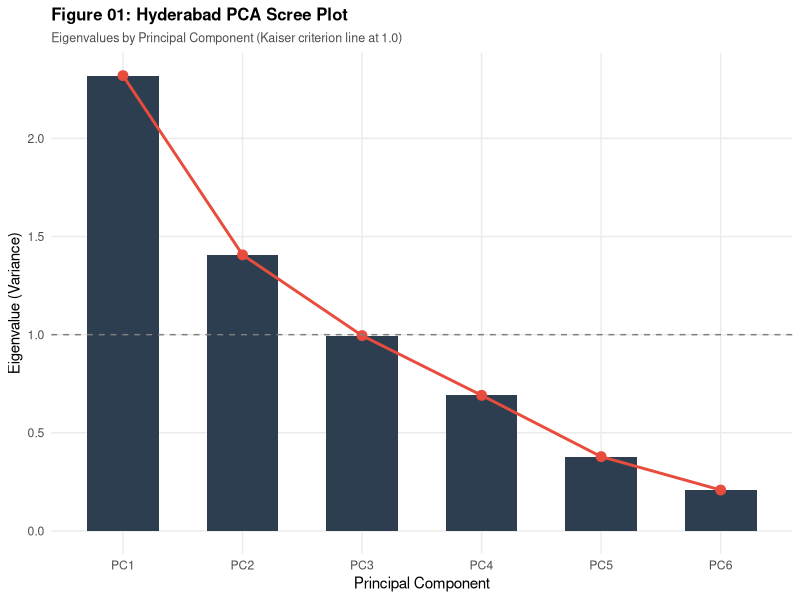
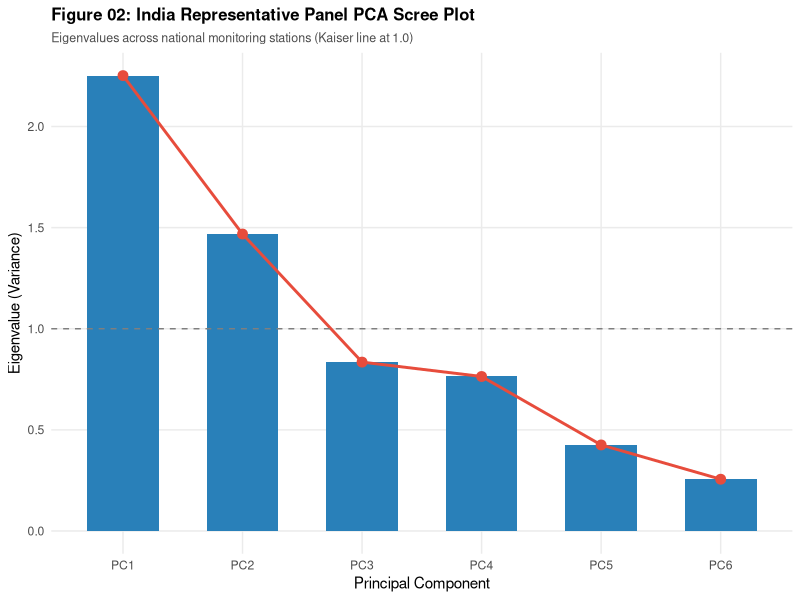
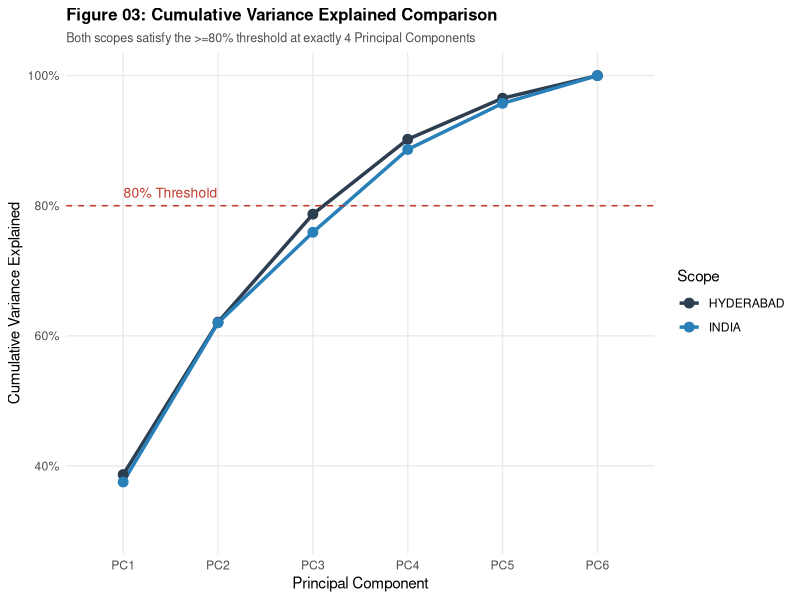
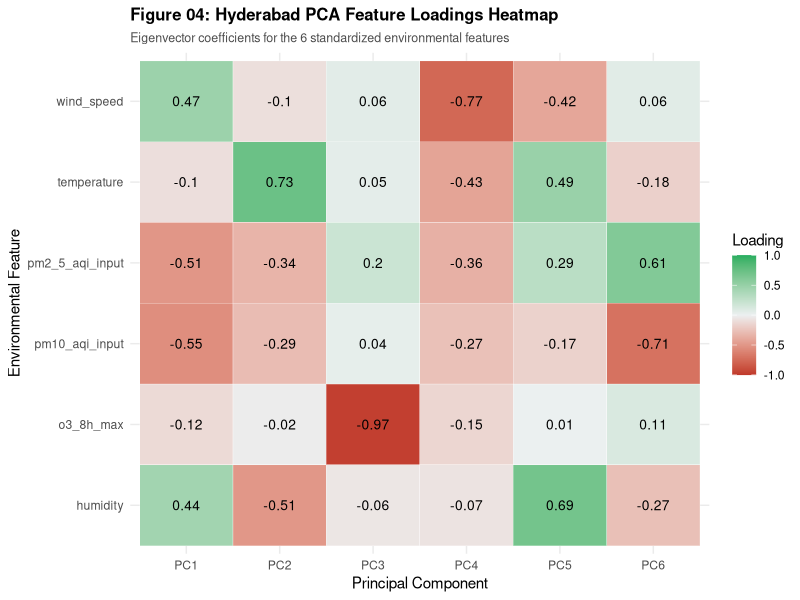
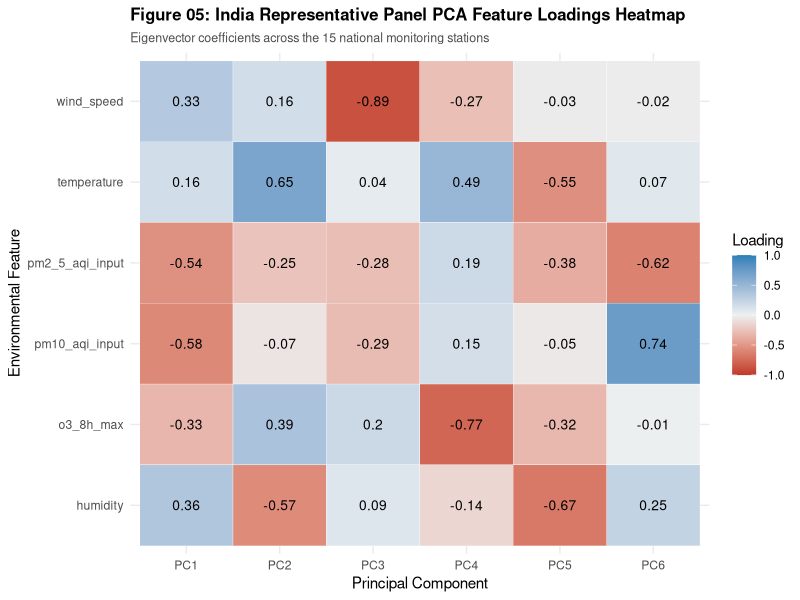
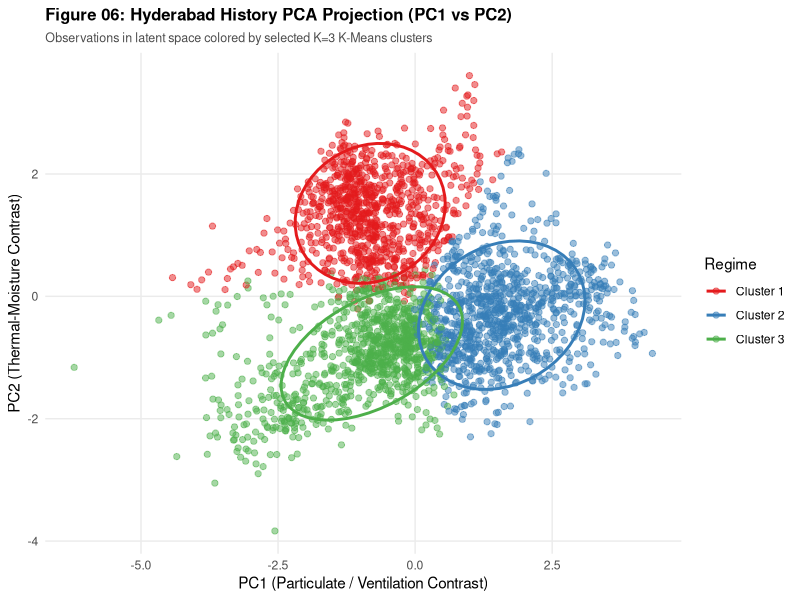
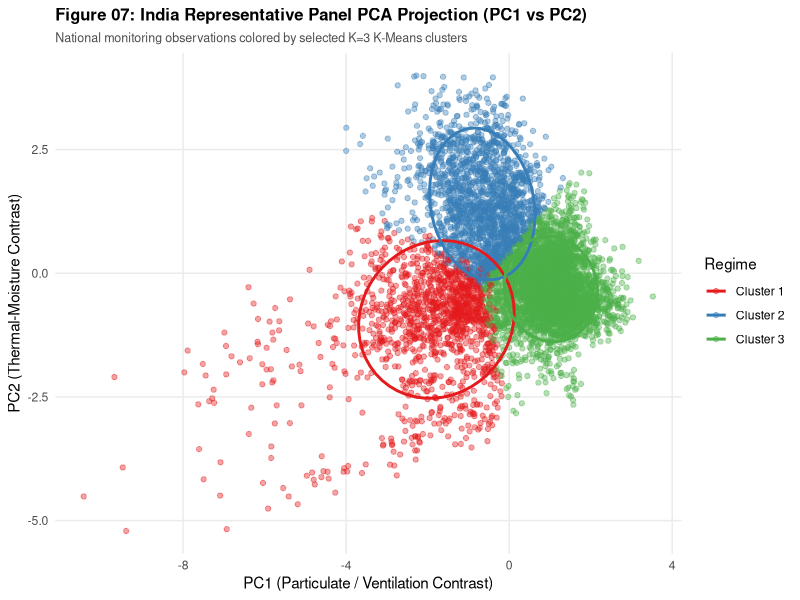
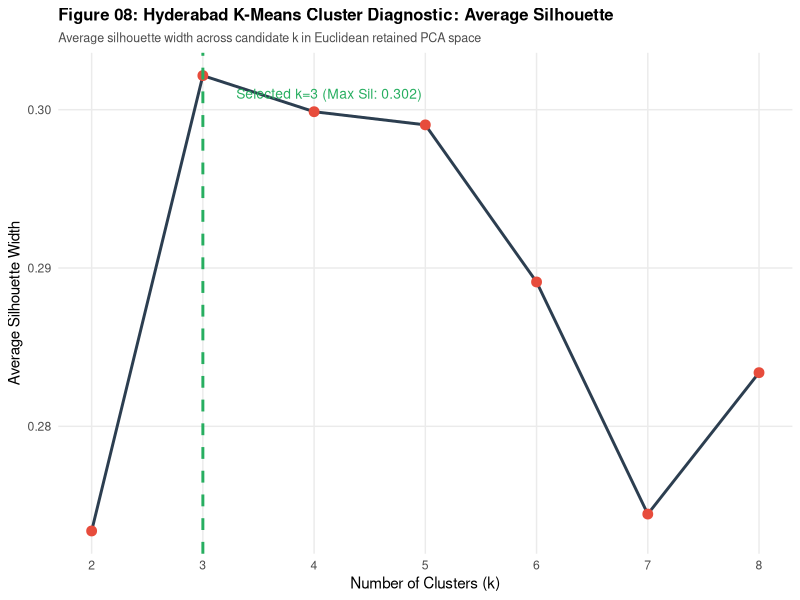

Source code (R) for these figures, in order:
# ==============================================================================
# scripts/18c_phase5A_profiles_figures.R
# Phase 5A: Cluster Profiling, Labeling, Regime Shifts & Publication Figures
# ==============================================================================

suppressPackageStartupMessages({
  library(readr)
  library(dplyr)
  library(tidyr)
  library(tibble)
  library(ggplot2)
})

cat(">>> Running Phase 5A Profiling & Figures Pipeline...\n")

# 1. Load Data
hyd_hist <- read_csv("data/analysis/phase5A/Hyderabad_PCA_History.csv", show_col_types = FALSE)
ind_hist <- read_csv("data/analysis/phase5A/India_PCA_History.csv", show_col_types = FALSE)
hyd_rec  <- read_csv("data/analysis/phase5A/Hyderabad_Recent_Cluster_Assignments.csv", show_col_types = FALSE)
ind_rec  <- read_csv("data/analysis/phase5A/India_Recent_Cluster_Assignments.csv", show_col_types = FALSE)

pca_var  <- read_csv("analysis/phase5A/tables/phase5A_pca_variance_explained.csv", show_col_types = FALSE)
pca_load <- read_csv("analysis/phase5A/tables/phase5A_pca_loadings.csv", show_col_types = FALSE)
pca_sel  <- read_csv("analysis/phase5A/tables/phase5A_pca_selection.csv", show_col_types = FALSE)
k_diag   <- read_csv("analysis/phase5A/tables/phase5A_k_selection_diagnostics.csv", show_col_types = FALSE)
cents_df <- read_csv("analysis/phase5A/tables/phase5A_cluster_centroids_pca.csv", show_col_types = FALSE)

pca_features <- c(
  "pm2_5_aqi_input",
  "pm10_aqi_input",
  "o3_8h_max",
  "temperature",
  "humidity",
  "wind_speed"
)

# 2. Raw-Scale Cluster Profiles (phase5A_cluster_profiles.csv)
scopes_data <- list(
  HYDERABAD = list(hist = hyd_hist, rec = hyd_rec),
  INDIA     = list(hist = ind_hist, rec = ind_rec)
)

profiles_list <- list()
for (scope_name in names(scopes_data)) {
  hdf <- scopes_data[[scope_name]]$hist
  clusters <- sort(unique(hdf$initial_cluster))
  
  for (cl in clusters) {
    cl_df <- hdf %>% filter(initial_cluster == cl)
    n_cl <- nrow(cl_df)
    
    # Quantitative stats for 6 features + aqi_verified
    all_numeric_vars <- c(pca_features, "aqi_verified")
    
    for (v in all_numeric_vars) {
      vals <- cl_df[[v]]
      vals_clean <- vals[!is.na(vals)]
      
      profiles_list[[paste(scope_name, cl, v, sep = "_")]] <- tibble(
        scope = scope_name,
        cluster = cl,
        variable = v,
        n = length(vals_clean),
        mean = mean(vals_clean),
        sd = sd(vals_clean),
        median = median(vals_clean),
        q1 = quantile(vals_clean, 0.25),
        q3 = quantile(vals_clean, 0.75)
      )
    }
  }
}
cluster_profiles_df <- bind_rows(profiles_list)
write_csv(cluster_profiles_df, "analysis/phase5A/tables/phase5A_cluster_profiles.csv")
cat("Saved: phase5A_cluster_profiles.csv\n")

# 3. Descriptive Cluster Labels (phase5A_cluster_labels.csv)
# Based directly on data profiles:
cluster_labels_df <- tribble(
  ~scope, ~cluster, ~descriptive_label, ~profile_basis, ~caution,
  "HYDERABAD", "Cluster 1", "warm-dry-moderate-pollution", "High temperature (mean 30.3 C), low humidity (mean 42.8%), moderate particulate and ozone levels; observed predominantly in summer / pre-monsoon", "Descriptive unsupervised regime; mechanism/source attribution is not identified by PCA/K-Means.",
  "HYDERABAD", "Cluster 2", "humid-windy-lower-pollution", "High humidity (mean 75.6%), elevated wind speed (mean 3.87 m/s), low PM2.5 and PM10 levels; observed predominantly in monsoon", "Descriptive unsupervised regime; mechanism/source attribution is not identified by PCA/K-Means.",
  "HYDERABAD", "Cluster 3", "cool-low-wind-particulate-elevated", "Lower temperature (mean 23.9 C), low wind speed (mean 2.02 m/s), elevated PM2.5 and PM10 levels; observed predominantly in winter", "Descriptive unsupervised regime; mechanism/source attribution is not identified by PCA/K-Means.",
  "INDIA", "Cluster 1", "cool-low-wind-particulate-elevated", "Low temperature (mean 21.5 C), low wind speed (mean 1.80 m/s), elevated PM2.5 (mean 100.4 ug/m3) and PM10 (mean 186.2 ug/m3); observed predominantly in winter", "Descriptive unsupervised regime; mechanism/source attribution is not identified by PCA/K-Means.",
  "INDIA", "Cluster 2", "hot-dry-ozone-pm10-elevated", "High temperature (mean 30.7 C), low humidity (mean 40.9%), elevated O3 (mean 68.3 ug/m3) and PM10 (mean 115.8 ug/m3); observed predominantly in summer / pre-monsoon", "Descriptive unsupervised regime; mechanism/source attribution is not identified by PCA/K-Means.",
  "INDIA", "Cluster 3", "humid-windy-lower-pollution", "High humidity (mean 77.2%), active wind (mean 2.77 m/s), lower particulate and ozone concentrations; observed predominantly in monsoon", "Descriptive unsupervised regime; mechanism/source attribution is not identified by PCA/K-Means."
)
write_csv(cluster_labels_df, "analysis/phase5A/tables/phase5A_cluster_labels.csv")
cat("Saved: phase5A_cluster_labels.csv\n")

# 4. Regime Frequency Comparison: History vs Recent (phase5A_regime_frequency_comparison.csv)
freq_list <- list()
for (scope_name in names(scopes_data)) {
  hdf <- scopes_data[[scope_name]]$hist
  rdf <- scopes_data[[scope_name]]$rec
  
  h_counts <- hdf %>%
    count(initial_cluster, name = "n") %>%
    rename(cluster = initial_cluster) %>%
    mutate(
      scope = scope_name,
      period = "MODELING_HISTORY",
      percentage = round(100 * n / sum(n), 2)
    )
  
  r_counts <- rdf %>%
    count(assigned_cluster, name = "n") %>%
    rename(cluster = assigned_cluster) %>%
    mutate(
      scope = scope_name,
      period = "RECENT_EVALUATION",
      percentage = round(100 * n / sum(n), 2)
    )
  
  # Ensure all clusters are present in both periods
  all_cls <- unique(c(h_counts$cluster, r_counts$cluster))
  h_full <- tibble(cluster = all_cls) %>%
    left_join(h_counts, by = "cluster") %>%
    mutate(scope = scope_name, period = "MODELING_HISTORY", n = coalesce(n, 0L), percentage = coalesce(percentage, 0.0))
  
  r_full <- tibble(cluster = all_cls) %>%
    left_join(r_counts, by = "cluster") %>%
    mutate(scope = scope_name, period = "RECENT_EVALUATION", n = coalesce(n, 0L), percentage = coalesce(percentage, 0.0))
  
  freq_list[[scope_name]] <- bind_rows(h_full, r_full) %>%
    left_join(cluster_labels_df %>% select(scope, cluster, descriptive_label), by = c("scope", "cluster")) %>%
    select(scope, period, cluster, descriptive_label, n, percentage)
}
regime_freq_df <- bind_rows(freq_list)
write_csv(regime_freq_df, "analysis/phase5A/tables/phase5A_regime_frequency_comparison.csv")
cat("Saved: phase5A_regime_frequency_comparison.csv\n")

# 5. Station x Regime Table (phase5A_station_cluster_distribution.csv)
station_dist_list <- list()
for (scope_name in names(scopes_data)) {
  hdf <- scopes_data[[scope_name]]$hist
  rdf <- scopes_data[[scope_name]]$rec
  
  stations <- sort(unique(c(hdf$station_name, rdf$station_name)))
  clusters <- sort(unique(hdf$initial_cluster))
  
  grid <- expand.grid(station_name = stations, cluster = clusters, stringsAsFactors = FALSE)
  
  h_st <- hdf %>%
    count(station_name, initial_cluster, name = "history_n") %>%
    rename(cluster = initial_cluster) %>%
    group_by(station_name) %>%
    mutate(history_pct = round(100 * history_n / sum(history_n), 2)) %>%
    ungroup()
  
  r_st <- rdf %>%
    count(station_name, assigned_cluster, name = "recent_n") %>%
    rename(cluster = assigned_cluster) %>%
    group_by(station_name) %>%
    mutate(recent_pct = round(100 * recent_n / sum(recent_n), 2)) %>%
    ungroup()
  
  st_full <- grid %>%
    left_join(h_st, by = c("station_name", "cluster")) %>%
    left_join(r_st, by = c("station_name", "cluster")) %>%
    mutate(
      scope = scope_name,
      history_n = coalesce(history_n, 0L),
      history_pct = coalesce(history_pct, 0.0),
      recent_n = coalesce(recent_n, 0L),
      recent_pct = coalesce(recent_pct, 0.0)
    ) %>%
    select(scope, station_name, cluster, history_n, history_pct, recent_n, recent_pct)
  
  station_dist_list[[scope_name]] <- st_full
}
station_dist_df <- bind_rows(station_dist_list)
write_csv(station_dist_df, "analysis/phase5A/tables/phase5A_station_cluster_distribution.csv")
cat("Saved: phase5A_station_cluster_distribution.csv\n")

# 6. Season x Regime Table for HISTORY (phase5A_season_cluster_distribution.csv)
season_dist_list <- list()
for (scope_name in names(scopes_data)) {
  hdf <- scopes_data[[scope_name]]$hist
  
  s_df <- hdf %>%
    count(season, initial_cluster, name = "n") %>%
    rename(cluster = initial_cluster) %>%
    group_by(season) %>%
    mutate(
      scope = scope_name,
      pct = round(100 * n / sum(n), 2)
    ) %>%
    ungroup() %>%
    select(scope, season, cluster, n, pct)
  
  season_dist_list[[scope_name]] <- s_df
}
season_dist_df <- bind_rows(season_dist_list)
write_csv(season_dist_df, "analysis/phase5A/tables/phase5A_season_cluster_distribution.csv")
cat("Saved: phase5A_season_cluster_distribution.csv\n")

# ==============================================================================
# 7. GENERATE ALL 20 FIGURES
# ==============================================================================
theme_clean <- theme_minimal(base_size = 11) +
  theme(
    plot.title = element_text(face = "bold", size = 12),
    plot.subtitle = element_text(size = 9, color = "grey30"),
    panel.grid.minor = element_blank()
  )

# Figure 01: Hyderabad Scree Plot
p01 <- ggplot(pca_var %>% filter(scope == "HYDERABAD"), aes(x = factor(PC, levels = paste0("PC", 1:6)), y = eigenvalue)) +
  geom_col(fill = "#2c3e50", width = 0.6) +
  geom_point(color = "#e74c3c", size = 3) +
  geom_line(aes(group = 1), color = "#e74c3c", linewidth = 1) +
  geom_hline(yintercept = 1, linetype = "dashed", color = "grey50") +
  labs(title = "Figure 01: Hyderabad PCA Scree Plot", subtitle = "Eigenvalues by Principal Component (Kaiser criterion line at 1.0)", x = "Principal Component", y = "Eigenvalue (Variance)") +
  theme_clean
ggsave("analysis/phase5A/figures/01_hyderabad_scree_plot.png", p01, width = 7, height = 4.5, dpi = 300)

# Figure 02: India Scree Plot
p02 <- ggplot(pca_var %>% filter(scope == "INDIA"), aes(x = factor(PC, levels = paste0("PC", 1:6)), y = eigenvalue)) +
  geom_col(fill = "#2980b9", width = 0.6) +
  geom_point(color = "#e74c3c", size = 3) +
  geom_line(aes(group = 1), color = "#e74c3c", linewidth = 1) +
  geom_hline(yintercept = 1, linetype = "dashed", color = "grey50") +
  labs(title = "Figure 02: India Representative Panel PCA Scree Plot", subtitle = "Eigenvalues across national monitoring stations (Kaiser line at 1.0)", x = "Principal Component", y = "Eigenvalue (Variance)") +
  theme_clean
ggsave("analysis/phase5A/figures/02_india_scree_plot.png", p02, width = 7, height = 4.5, dpi = 300)

# Figure 03: Cumulative Variance Comparison
p03 <- ggplot(pca_var, aes(x = factor(PC, levels = paste0("PC", 1:6)), y = cumulative_variance, color = scope, group = scope)) +
  geom_line(linewidth = 1.2) +
  geom_point(size = 3) +
  geom_hline(yintercept = 0.80, linetype = "dashed", color = "#c0392b") +
  annotate("text", x = 1.5, y = 0.82, label = "80% Threshold", color = "#c0392b", size = 3.5) +
  scale_y_continuous(labels = scales::percent_format(accuracy = 1), limits = c(0.3, 1.0)) +
  scale_color_manual(values = c("HYDERABAD" = "#2c3e50", "INDIA" = "#2980b9")) +
  labs(title = "Figure 03: Cumulative Variance Explained Comparison", subtitle = "Both scopes satisfy the >=80% threshold at exactly 4 Principal Components", x = "Principal Component", y = "Cumulative Variance Explained", color = "Scope") +
  theme_clean
ggsave("analysis/phase5A/figures/03_cumulative_variance_comparison.png", p03, width = 8, height = 4.5, dpi = 300)

# Figure 04: Hyderabad Loadings Heatmap
p04 <- ggplot(pca_load %>% filter(scope == "HYDERABAD"), aes(x = factor(PC, levels = paste0("PC", 1:6)), y = feature, fill = loading)) +
  geom_tile(color = "white") +
  geom_text(aes(label = round(loading, 2)), size = 3.5) +
  scale_fill_gradient2(low = "#c0392b", mid = "#ecf0f1", high = "#27ae60", midpoint = 0, limits = c(-1, 1)) +
  labs(title = "Figure 04: Hyderabad PCA Feature Loadings Heatmap", subtitle = "Eigenvector coefficients for the 6 standardized environmental features", x = "Principal Component", y = "Environmental Feature", fill = "Loading") +
  theme_clean
ggsave("analysis/phase5A/figures/04_hyderabad_loading_heatmap.png", p04, width = 8, height = 5, dpi = 300)

# Figure 05: India Loadings Heatmap
p05 <- ggplot(pca_load %>% filter(scope == "INDIA"), aes(x = factor(PC, levels = paste0("PC", 1:6)), y = feature, fill = loading)) +
  geom_tile(color = "white") +
  geom_text(aes(label = round(loading, 2)), size = 3.5) +
  scale_fill_gradient2(low = "#c0392b", mid = "#ecf0f1", high = "#2980b9", midpoint = 0, limits = c(-1, 1)) +
  labs(title = "Figure 05: India Representative Panel PCA Feature Loadings Heatmap", subtitle = "Eigenvector coefficients across the 15 national monitoring stations", x = "Principal Component", y = "Environmental Feature", fill = "Loading") +
  theme_clean
ggsave("analysis/phase5A/figures/05_india_loading_heatmap.png", p05, width = 8, height = 5, dpi = 300)

# Figure 06: Hyderabad PC1-PC2 Scores by Cluster
p06 <- ggplot(hyd_hist, aes(x = PC1, y = PC2, color = initial_cluster)) +
  geom_point(alpha = 0.5, size = 1.8) +
  stat_ellipse(level = 0.85, linewidth = 1) +
  scale_color_brewer(palette = "Set1") +
  labs(title = "Figure 06: Hyderabad History PCA Projection (PC1 vs PC2)", subtitle = "Observations in latent space colored by selected K=3 K-Means clusters", x = "PC1 (Particulate / Ventilation Contrast)", y = "PC2 (Thermal-Moisture Contrast)", color = "Regime") +
  theme_clean
ggsave("analysis/phase5A/figures/06_hyderabad_pca_pc1_pc2_by_cluster.png", p06, width = 8, height = 5.5, dpi = 300)

# Figure 07: India PC1-PC2 Scores by Cluster
p07 <- ggplot(ind_hist, aes(x = PC1, y = PC2, color = initial_cluster)) +
  geom_point(alpha = 0.4, size = 1.5) +
  stat_ellipse(level = 0.85, linewidth = 1) +
  scale_color_brewer(palette = "Set1") +
  labs(title = "Figure 07: India Representative Panel PCA Projection (PC1 vs PC2)", subtitle = "National monitoring observations colored by selected K=3 K-Means clusters", x = "PC1 (Particulate / Ventilation Contrast)", y = "PC2 (Thermal-Moisture Contrast)", color = "Regime") +
  theme_clean
ggsave("analysis/phase5A/figures/07_india_pca_pc1_pc2_by_cluster.png", p07, width = 8, height = 5.5, dpi = 300)

# Figure 08: Hyderabad K Selection Silhouette
p08 <- ggplot(k_diag %>% filter(scope == "HYDERABAD"), aes(x = k, y = average_silhouette_width)) +
  geom_line(color = "#2c3e50", linewidth = 1) +
  geom_point(color = "#e74c3c", size = 3) +
  geom_vline(xintercept = 3, linetype = "dashed", color = "#27ae60", linewidth = 1) +
  annotate("text", x = 3.3, y = 0.301, label = "Selected k=3 (Max Sil: 0.302)", color = "#27ae60", hjust = 0, size = 3.5) +
  scale_x_continuous(breaks = 2:8) +
  labs(title = "Figure 08: Hyderabad K-Means Cluster Diagnostic: Average Silhouette", subtitle = "Average silhouette width across candidate k in Euclidean retained PCA space", x = "Number of Clusters (k)", y = "Average Silhouette Width") +
  theme_clean
ggsave("analysis/phase5A/figures/08_hyderabad_k_selection_silhouette.png", p08, width = 7.5, height = 4.5, dpi = 300)

# Figure 09: India K Selection Silhouette
p09 <- ggplot(k_diag %>% filter(scope == "INDIA"), aes(x = k, y = average_silhouette_width, color = is_feasible)) +
  geom_line(aes(group = 1), color = "#2980b9", linewidth = 1) +
  geom_point(size = 3.5) +
  geom_vline(xintercept = 3, linetype = "dashed", color = "#27ae60", linewidth = 1) +
  annotate("text", x = 3.3, y = 0.314, label = "Selected k=3 (Max Feasible Sil: 0.315)", color = "#27ae60", hjust = 0, size = 3.5) +
  scale_x_continuous(breaks = 2:8) +
  scale_color_manual(values = c("TRUE" = "#27ae60", "FALSE" = "#e74c3c")) +
  labs(title = "Figure 09: India K-Means Cluster Diagnostic: Average Silhouette", subtitle = "Candidate k evaluated; k >= 6 disqualified by < 2% cluster size constraint", x = "Number of Clusters (k)", y = "Average Silhouette Width", color = "Size Feasible") +
  theme_clean
ggsave("analysis/phase5A/figures/09_india_k_selection_silhouette.png", p09, width = 8, height = 4.5, dpi = 300)

# Figure 10: WSS / Elbow Comparison
p10 <- ggplot(k_diag, aes(x = k, y = total_withinss, color = scope, group = scope)) +
  geom_line(linewidth = 1) +
  geom_point(size = 3) +
  scale_x_continuous(breaks = 2:8) +
  scale_color_manual(values = c("HYDERABAD" = "#2c3e50", "INDIA" = "#2980b9")) +
  labs(title = "Figure 10: K-Means Elbow Curve (Total Within-Cluster Sum of Squares)", subtitle = "Diminishing marginal within-cluster variance reduction beyond k=3", x = "Number of Clusters (k)", y = "Total Within-Cluster SS", color = "Scope") +
  theme_clean
ggsave("analysis/phase5A/figures/10_wss_elbow_comparison.png", p10, width = 8, height = 4.5, dpi = 300)

# Figure 11: Hyderabad Cluster Profile Heatmap
hyd_prof_z <- hyd_hist %>%
  group_by(initial_cluster) %>%
  summarise(across(all_of(pca_features), mean)) %>%
  pivot_longer(cols = -initial_cluster, names_to = "feature", values_to = "raw_mean") %>%
  group_by(feature) %>%
  mutate(std_mean = (raw_mean - mean(raw_mean)) / sd(raw_mean)) %>%
  ungroup()

p11 <- ggplot(hyd_prof_z, aes(x = initial_cluster, y = feature, fill = std_mean)) +
  geom_tile(color = "white") +
  geom_text(aes(label = round(raw_mean, 1)), size = 3.5) +
  scale_fill_gradient2(low = "#2980b9", mid = "#f5f6fa", high = "#c0392b", midpoint = 0) +
  labs(title = "Figure 11: Hyderabad Cluster Mean Profiles (Raw Units with Z-Shading)", subtitle = "Numbers display raw unstandardized means; cell color indicates relative cross-cluster elevation", x = "Cluster Regime", y = "Environmental Variable", fill = "Z-Score Relative") +
  theme_clean
ggsave("analysis/phase5A/figures/11_hyderabad_cluster_profile_heatmap.png", p11, width = 8, height = 5, dpi = 300)

# Figure 12: India Cluster Profile Heatmap
ind_prof_z <- ind_hist %>%
  group_by(initial_cluster) %>%
  summarise(across(all_of(pca_features), mean)) %>%
  pivot_longer(cols = -initial_cluster, names_to = "feature", values_to = "raw_mean") %>%
  group_by(feature) %>%
  mutate(std_mean = (raw_mean - mean(raw_mean)) / sd(raw_mean)) %>%
  ungroup()

p12 <- ggplot(ind_prof_z, aes(x = initial_cluster, y = feature, fill = std_mean)) +
  geom_tile(color = "white") +
  geom_text(aes(label = round(raw_mean, 1)), size = 3.5) +
  scale_fill_gradient2(low = "#2980b9", mid = "#f5f6fa", high = "#c0392b", midpoint = 0) +
  labs(title = "Figure 12: India Panel Cluster Mean Profiles (Raw Units with Z-Shading)", subtitle = "Raw unstandardized averages across the 3 national clusters", x = "Cluster Regime", y = "Environmental Variable", fill = "Z-Score Relative") +
  theme_clean
ggsave("analysis/phase5A/figures/12_india_cluster_profile_heatmap.png", p12, width = 8, height = 5, dpi = 300)

# Figure 13: Hyderabad Regime Frequency History vs Recent
p13 <- ggplot(regime_freq_df %>% filter(scope == "HYDERABAD"), aes(x = cluster, y = percentage, fill = period)) +
  geom_col(position = position_dodge(width = 0.8), width = 0.7) +
  scale_fill_manual(values = c("MODELING_HISTORY" = "#34495e", "RECENT_EVALUATION" = "#e67e22")) +
  scale_y_continuous(labels = scales::percent_format(scale = 1)) +
  labs(title = "Figure 13: Hyderabad Regime Frequency Shift (History vs September)", subtitle = "Recent September observations show higher proportion of Cluster 2 (humid-windy-lower-pollution)", x = "Cluster Regime", y = "Percentage of Complete Days", fill = "Period") +
  theme_clean
ggsave("analysis/phase5A/figures/13_hyderabad_regime_frequency_history_vs_recent.png", p13, width = 8, height = 4.5, dpi = 300)

# Figure 14: India Regime Frequency History vs Recent
p14 <- ggplot(regime_freq_df %>% filter(scope == "INDIA"), aes(x = cluster, y = percentage, fill = period)) +
  geom_col(position = position_dodge(width = 0.8), width = 0.7) +
  scale_fill_manual(values = c("MODELING_HISTORY" = "#2980b9", "RECENT_EVALUATION" = "#e67e22")) +
  scale_y_continuous(labels = scales::percent_format(scale = 1)) +
  labs(title = "Figure 14: India Panel Regime Frequency Shift (History vs September)", subtitle = "Recent September observations show higher proportion of Cluster 3 (humid-windy-lower-pollution)", x = "Cluster Regime", y = "Percentage of Complete Days", fill = "Period") +
  theme_clean
ggsave("analysis/phase5A/figures/14_india_regime_frequency_history_vs_recent.png", p14, width = 8, height = 4.5, dpi = 300)

# Figure 15: Station-Regime Heatmap Hyderabad (History)
p15 <- ggplot(station_dist_df %>% filter(scope == "HYDERABAD"), aes(x = cluster, y = station_name, fill = history_pct)) +
  geom_tile(color = "white") +
  geom_text(aes(label = paste0(round(history_pct, 1), "%")), size = 3) +
  scale_fill_gradient(low = "#ecf0f1", high = "#2c3e50") +
  labs(title = "Figure 15: Hyderabad Station-Level Regime Distribution (History)", subtitle = "Proportion of complete historical monitoring days spent in each cluster", x = "Cluster Regime", y = "Monitoring Station", fill = "History %") +
  theme_clean
ggsave("analysis/phase5A/figures/15_station_regime_heatmap_hyderabad.png", p15, width = 8.5, height = 5.5, dpi = 300)

# Figure 16: Station-Regime Heatmap India (History)
p16 <- ggplot(station_dist_df %>% filter(scope == "INDIA"), aes(x = cluster, y = station_name, fill = history_pct)) +
  geom_tile(color = "white") +
  geom_text(aes(label = paste0(round(history_pct, 1), "%")), size = 2.8) +
  scale_fill_gradient(low = "#ecf0f1", high = "#2980b9") +
  labs(title = "Figure 16: India Panel Station-Level Regime Distribution (History)", subtitle = "Distribution of historical days across the 15 national monitoring stations", x = "Cluster Regime", y = "Representative Station", fill = "History %") +
  theme_clean
ggsave("analysis/phase5A/figures/16_station_regime_heatmap_india.png", p16, width = 9.5, height = 7, dpi = 300)

# Figure 17: Season-Regime Distribution
p17 <- ggplot(season_dist_df, aes(x = season, y = pct, fill = cluster)) +
  geom_col(position = "fill", width = 0.7) +
  facet_wrap(~scope) +
  scale_y_continuous(labels = scales::percent_format()) +
  scale_fill_brewer(palette = "Set2") +
  labs(title = "Figure 17: Historical Season-Regime Breakdown", subtitle = "Proportion of seasonal observations assigned to each discovered regime", x = "Season", y = "Proportion of Season Days", fill = "Cluster") +
  theme_clean +
  theme(axis.text.x = element_text(angle = 25, hjust = 1))
ggsave("analysis/phase5A/figures/17_season_regime_distribution.png", p17, width = 9, height = 5, dpi = 300)

# Figure 18: Recent Centroid-Distance Percentile Distribution
dist_df <- bind_rows(
  hyd_rec %>% mutate(scope = "HYDERABAD"),
  ind_rec %>% mutate(scope = "INDIA")
)
p18 <- ggplot(dist_df, aes(x = centroid_distance_percentile, fill = scope)) +
  geom_histogram(bins = 20, color = "white", position = "dodge", alpha = 0.8) +
  geom_vline(xintercept = 0.5, linetype = "dashed", color = "grey40") +
  scale_fill_manual(values = c("HYDERABAD" = "#2c3e50", "INDIA" = "#2980b9")) +
  labs(title = "Figure 18: September Centroid-Distance Percentile Distribution", subtitle = "Distance of recent observations to frozen history centroids relative to history empirical distribution", x = "Centroid Distance Percentile [0, 1]", y = "Count of Observations", fill = "Scope") +
  theme_clean
ggsave("analysis/phase5A/figures/18_recent_centroid_distance_distribution.png", p18, width = 8, height = 4.5, dpi = 300)

# Figure 19: Selected Cluster Sizes
cl_sizes_df <- bind_rows(
  hyd_hist %>% count(initial_cluster, name = "size") %>% mutate(scope = "HYDERABAD", total = nrow(hyd_hist)),
  ind_hist %>% count(initial_cluster, name = "size") %>% mutate(scope = "INDIA", total = nrow(ind_hist))
) %>%
  mutate(pct = round(100 * size / total, 1))

p19 <- ggplot(cl_sizes_df, aes(x = initial_cluster, y = size, fill = scope)) +
  geom_col(position = position_dodge(width = 0.8), width = 0.7) +
  geom_text(aes(label = paste0(size, "\n(", pct, "%)")), position = position_dodge(width = 0.8), vjust = -0.3, size = 3.2) +
  scale_fill_manual(values = c("HYDERABAD" = "#2c3e50", "INDIA" = "#2980b9")) +
  labs(title = "Figure 19: Selected K-Means Cluster Sizes (History Complete Cases)", subtitle = "All clusters satisfy >= 2% and >= 30 observations constraints", x = "Cluster Regime", y = "Number of Station-Days", fill = "Scope") +
  scale_y_continuous(expand = expansion(mult = c(0, 0.15))) +
  theme_clean
ggsave("analysis/phase5A/figures/19_selected_cluster_sizes.png", p19, width = 8, height = 4.5, dpi = 300)

# Figure 20: PCA Contribution Summary (Squared Loadings / Cos2)
load_contrib <- pca_load %>%
  mutate(contrib = loading^2) %>%
  filter(PC %in% paste0("PC", 1:4))

p20 <- ggplot(load_contrib, aes(x = PC, y = contrib, fill = feature)) +
  geom_col(position = "fill", width = 0.7) +
  facet_wrap(~scope) +
  scale_y_continuous(labels = scales::percent_format()) +
  scale_fill_brewer(palette = "Spectral") +
  labs(title = "Figure 20: PCA Feature Relative Variance Contribution (Loadings^2)", subtitle = "Proportional contribution of environmental features to the 4 retained PCs", x = "Principal Component", y = "Relative Variance Contribution", fill = "Feature") +
  theme_clean
ggsave("analysis/phase5A/figures/20_pca_contribution_summary.png", p20, width = 9, height = 5, dpi = 300)

cat("\n>>> All 20 Figures and Profiles Generated Successfully.\n")
